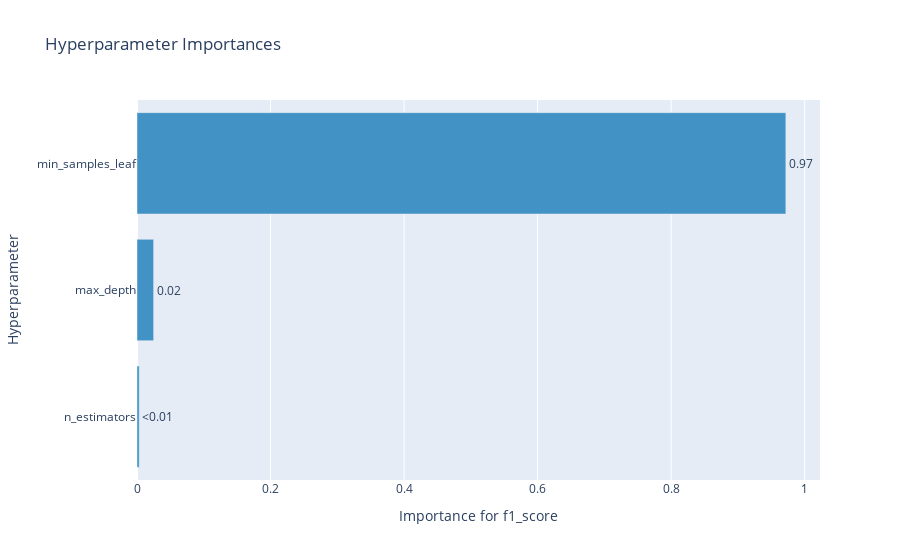

The cell this chart's notebook holds for it:
### Code cell
optuna.visualization.plot_param_importances(study, target_name="f1_score")

### Figure 1 — Plotly figure (JSON) as saved in the notebook; plotly's stock layout.template omitted (floating-point values rounded to 4 significant figures)
{"data": [{"cliponaxis": false, "hovertemplate": ["n_estimators (IntDistribution): 0.0033263272324653864<extra></extra>", "max_depth (IntDistribution): 0.024865252566083004<extra></extra>", "min_samples_leaf (IntDistribution): 0.9718084202014518<extra></extra>"], "marker": {"color": "rgb(66,146,198)"}, "orientation": "h", "text": ["<0.01", "0.02", "0.97"], "textposition": "outside", "type": "bar", "x": [0.003326, 0.02487, 0.9718], "y": ["n_estimators", "max_depth", "min_samples_leaf"]}], "layout": {"showlegend": false, "title": {"text": "Hyperparameter Importances"}, "xaxis": {"title": {"text": "Importance for f1_score"}}, "yaxis": {"title": {"text": "Hyperparameter"}}}}
